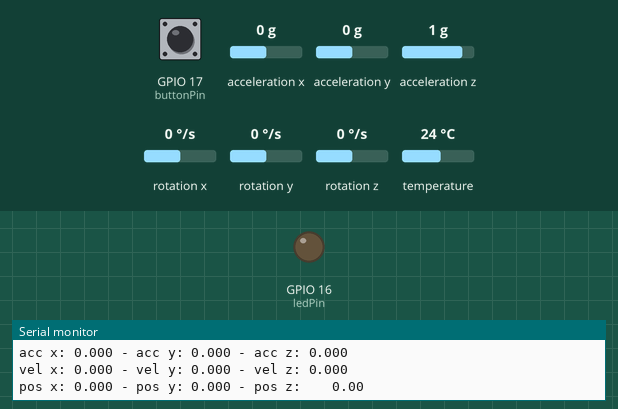
This sketch was run on a simulated ESP32. On the bench: output pins drawn as LEDs (lit = HIGH), the last lines printed to the serial monitor. The inputs (shaded band) are chosen by the test bench; at power-on: GPIO 17 (buttonPin) LOW, acceleration x 0 g, acceleration y 0 g, acceleration z 1 g, rotation x 0 °/s, rotation y 0 °/s, rotation z 0 °/s, temperature 24 °C. Nothing arrives over Bluetooth unless stated.

Above: at 1.2 s.
1.3 s: GPIO 17 (buttonPin) pulled HIGH for 1 s
At 4.1 s:
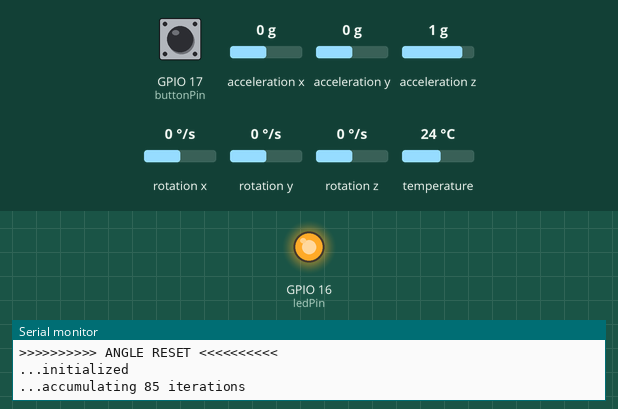
5.3 s: acceleration x set to -0.5 g
7.1 s: acceleration x set to -0.8 g
At 7.9 s:
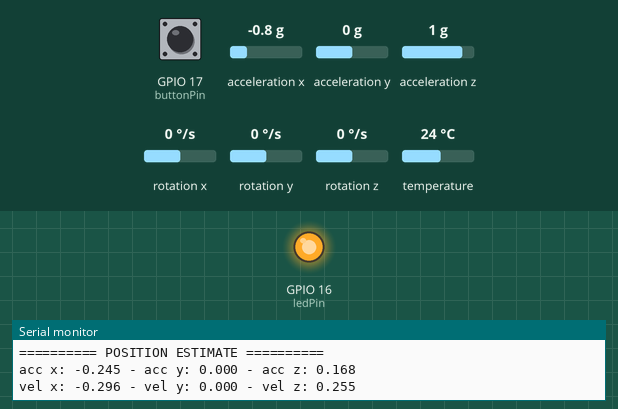
9.1 s: GPIO 17 (buttonPin) pulled HIGH for 0.15 s
At 11.7 s:
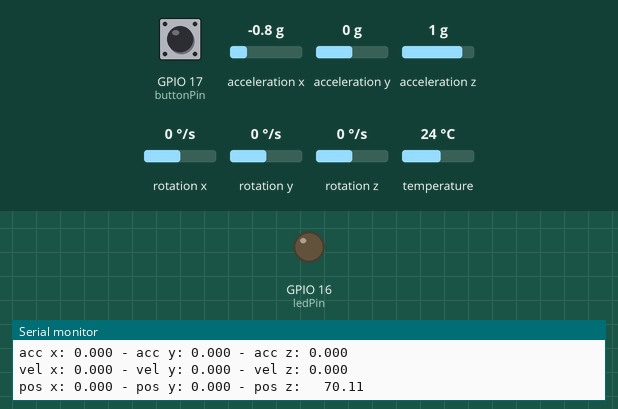
12.2 s: acceleration y set to -0.5 g
13.7 s: acceleration y set to -0.8 g
At 14.2 s:
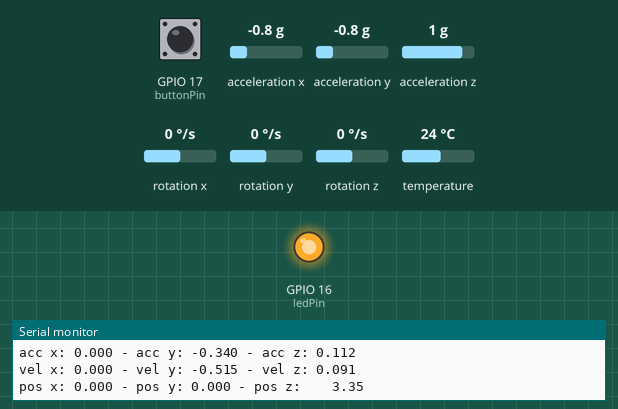
Timing chart, 0 to 16.3 s (numbered marks = the images above; inputs shaded):
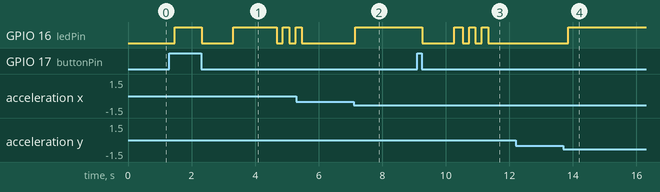

The sketch:

motionremote_arduino.ino
```cpp
//=== INCLUDE LIBRARIES ===
#include "I2Cdev.h"
#include "MPU6050.h"
#include "BluetoothSerial.h"

//=== CHECK FUNCTIONALITIES ====
#if !defined(CONFIG_BT_ENABLED) || !defined(CONFIG_BLUEDROID_ENABLED)
  #error Bluetooth is not enabled! Please run `make menuconfig` to and enable it
#endif

// Arduino Wire library is required if I2Cdev I2CDEV_ARDUINO_WIRE implementation
// is used in I2Cdev.h
#if I2CDEV_IMPLEMENTATION == I2CDEV_ARDUINO_WIRE
    #include "Wire.h"
#endif

//=== VARIABLES FOR BLUETOOTH COMMUNICATION ===
BluetoothSerial SerialBT;

char charbuff[41];
char charbuff_pitch[10], charbuff_roll[10], charbuff_yaw[10];
char charbuff_x[10], charbuff_y[10], charbuff_z[10];
byte bytebuff[41];


//=== VARIABLES FOR IMU CONTROLLING ===
MPU6050 accelgyro;

int16_t ax, ay, az; //Output-Signal Accelerometer in LSB
int16_t gx, gy, gz; //Output-Signal Gyroscope in LSB
float ax_rel, ay_rel, az_rel; //Output-Signal Accelerometer in g


float sens_a, sens_g; //Sensitivity in LSB/g bzw. LSB/deg bzw. LSB/°C
float temp, sens_temp, off_temp;

float value_a, value_g;


float pitch_a, roll_a, yaw_a = 0.0; //Drehung um y, x laut Accelerometer in deg
int ax_off, ay_off, az_off;
float pos_x, pos_y, pos_z;

int gx_off, gy_off, gz_off;
float pitchrate_g1, rollrate_g1, yawrate_g1; //Drehrate um x,y,z laut Gyroscope in deg/s
float pitchrate_g2, rollrate_g2, yawrate_g2;
float pitchrate_gtemp, rollrate_gtemp, yawrate_gtemp;
float pitch_g, roll_g, yaw_g; //Drehung um y, x, z laut Gyroscope in deg

float pitch_est, roll_est, yaw_est;


//=== VARIABLES FOR USER HANDLING ===

const int buttonPin = 17;
const int ledPin = 16;

int button, led;
int resettime;


//=== VARIABLES FOR CALCULATION ===
unsigned long t1, t2;
float delta_t;

int minidelay = 10;
int regulardelay = 50;

float rad2deg = 180 / 3.14159;

float mu = 0.1;
float w=0.8, w_roll, w_pitch, w_yaw;
float highpass_g = 0.5;

float acc_x, acc_y, acc_z;
float vel_x1, vel_y1, vel_z1;
float vel_x2, vel_y2, vel_z2;

float hist_x[3], hist_y[3], hist_z[3];
int zerocount_x, zerocount_y, zerocount_z;

float floatbuff1, floatbuff2, floatbuff3;

void setup() {
    //begin communication
    Serial.begin(38400);
    SerialBT.begin("VRController"); //Bluetooth device name
    Wire.begin();

    // initialize device
    Serial.println("Initializing I2C devices...");
    accelgyro.initialize();

    // verify connection
    Serial.println("Testing device connections...");
    Serial.println(accelgyro.testConnection() ? "MPU6050 connection successful" : "MPU6050 connection failed");

    // get accelerometer range
    accelgyro.setFullScaleAccelRange(1);
    Serial.print("accel range: ");
    Serial.println(accelgyro.getFullScaleAccelRange());
    switch(accelgyro.getFullScaleAccelRange()){
      case 0: sens_a = 16384.0; break;
      case 1: sens_a = 8192.0; break;
      case 2: sens_a = 4096.0; break;
      case 3: sens_a = 2048.0;
    }
    Serial.print("accel sensitivity: "); Serial.println(sens_a);

    //get gyoroscope range
    Serial.print("accel range: ");
    Serial.println(accelgyro.getFullScaleGyroRange());
    switch(accelgyro.getFullScaleGyroRange()){
      case 0: sens_g = 131.0; break;
      case 1: sens_g = 65.5; break;
      case 2: sens_g = 32.8; break;
      case 3: sens_g = 16.4;
    }
    Serial.print("gyro sensitivity: "); Serial.println(sens_g);

    //calibrate temperature sensor
    sens_temp = 340.0;
    off_temp = -521.0;

    //set pins for user handling
    pinMode(buttonPin,INPUT);
    pinMode(ledPin,OUTPUT);

}

void loop() {

    //initialize new loop iteration
    rollrate_g1 = rollrate_g2;
    pitchrate_g1 = pitchrate_g2;
    yawrate_g1 = yawrate_g2;
    t1 = t2;

    hist_x[0] = hist_x[1];
    hist_x[1] = hist_x[2];
    hist_x[2] = acc_x;

    hist_y[0] = hist_y[1];
    hist_y[1] = hist_y[2];
    hist_y[2] = acc_y;

    hist_z[0] = hist_z[1];
    hist_z[1] = hist_z[2];
    hist_z[2] = acc_z;

    //read user input
    button = digitalRead(buttonPin);
    if (button == 1){
      mpureset();
      }

    // read raw measurements
    accelgyro.getMotion6(&ax, &ay, &az, &gx, &gy, &gz);
    temp = (accelgyro.getTemperature() - off_temp)/sens_temp + 35.0;
    t2 = millis();

    //Calculate time step
    delta_t = (t2 - t1)/1000.0;

    //Calculate acceleration components in g
    ax_rel = (ax-ax_off)/sens_a;
    ay_rel = (ay-ay_off)/sens_a;
    az_rel = (az-az_off)/sens_a;

    //Calculate rotation rate components in deg/s
    rollrate_gtemp = (gx-gx_off)/sens_g;
    pitchrate_gtemp = (gy-gy_off)/sens_g;
    yawrate_gtemp = (gz-gz_off)/sens_g;

    rollrate_gtemp = highpass(rollrate_gtemp,highpass_g,0.0);
    pitchrate_gtemp = highpass(pitchrate_gtemp,highpass_g,0.0);
    yawrate_gtemp = highpass(yawrate_gtemp,highpass_g,0.0);

    rollrate_g2 = 1*rollrate_gtemp + sin(roll_est/rad2deg)*tan(pitch_est/rad2deg)*pitchrate_gtemp+cos(roll_est/rad2deg)*tan(pitch_est/rad2deg)*yawrate_gtemp;
    pitchrate_g2 = cos(roll_est/rad2deg)*pitchrate_gtemp-sin(roll_est/rad2deg)*yawrate_gtemp;
    yawrate_g2 = sin(roll_est/rad2deg)/cos(pitch_est/rad2deg)*pitchrate_gtemp+cos(roll_est/rad2deg)/cos(pitch_est/rad2deg)*yawrate_gtemp;

    rollrate_g2 = highpass(rollrate_g2,highpass_g,0.0);
    pitchrate_g2 = highpass(pitchrate_g2,highpass_g,0.0);
    yawrate_g2 = highpass(yawrate_g2,highpass_g,0.0);

    //Calculate acceleration vector value
    value_a = sqrt(ax_rel*ax_rel+ay_rel*ay_rel+az_rel*az_rel);
    if (value_a > 1.2 || value_a < 0.8){
      digitalWrite(ledPin,1);
    }
    else{
      digitalWrite(ledPin,0);
    }

    //Calculate pitch, roll and yaw angles from measurements
    floatbuff1=az_rel; floatbuff2=az_rel;
    roll_a = atan2(ay_rel,(az_rel/abs(floatbuff1))*(sqrt(ax_rel*ax_rel+az_rel*az_rel)))*rad2deg;
    pitch_a = atan2(-ax_rel,az_rel/abs(floatbuff2)*sqrt(az_rel*az_rel+mu*ay_rel*ay_rel))*rad2deg;

    if (t1 == 0){
      pitch_est = pitch_a;
      roll_est = roll_a;
      yaw_est = 0.0;
    }
    else{
      pitch_g = pitch_est + 0.5*(pitchrate_g1+pitchrate_g2)*delta_t;
      pitch_g = normalize(pitch_g,180.0,-180.0);

      roll_g = roll_est + 0.5*(rollrate_g1+rollrate_g2)*delta_t;
      roll_g = normalize(roll_g,180.0,-180.0);

      yaw_g = yaw_est + 0.5*(yawrate_g1+yawrate_g2)*delta_t;
      //Serial.println(yaw_g,2);
      yaw_g = normalize(yaw_g,180.0,-180.0);

      floatbuff1 = roll_a; floatbuff2 = roll_g;
      roll_a = lowpass(roll_a,175.0,roll_g/abs(floatbuff2)*180.0);
      if(roll_a*roll_g<0 && abs(floatbuff1)+abs(floatbuff2)>180.0){
        w_roll = 1.0;
      }
      else{
        w_roll = w;
      }

      floatbuff1 = pitch_a; floatbuff2 = pitch_g;
      pitch_a = lowpass(pitch_a,175.0,pitch_g/abs(floatbuff2)*180.0);
      if(pitch_a*pitch_g<0 && abs(floatbuff1)+abs(floatbuff2)>200.0){
        w_pitch = 1.0;
      }
      else{
        w_pitch = w;
      }

      if(yawrate_g2<3.0){
        w_yaw = 0.999;
      }
      else{
        w_yaw=1.0;
      }

      pitch_est = (1.0-w_pitch)*pitch_a+w_pitch*pitch_g;
      roll_est = (1.0-w_roll)*roll_a+w_roll*roll_g;
      yaw_est = (1.0-w_yaw)*yaw_a+w_yaw*yaw_g;

    }

    //calculate acceleration without gravity
    acc_x = ax_rel-(-sin(pitch_est/rad2deg)*cos(roll_est/rad2deg));
    acc_y = ay_rel-(sin(roll_est/rad2deg));
    acc_z = az_rel-(cos(pitch_est/rad2deg)*cos(roll_est/rad2deg));

    acc_x = highpass(acc_x,0.01,0.0);
    acc_y = highpass(acc_y,0.002,0.0);
    acc_z = highpass(acc_z,0.01,0.0);

    acc_x = lowpass(acc_x,4.0,0.0);
    acc_y = lowpass(acc_y,4.0,0.0);
    acc_z = lowpass(acc_z,4.0,0.0);

    //integrate current velocity and position
    if(t1==0){
        vel_x2 = 0;
        vel_y2 = 0;
        vel_z2 = 0;

        vel_x1 = 0;
        vel_y1 = 0;
        vel_z1 = 0;

        pos_x = 0;
        pos_y = 0;
        pos_z = 0;

        hist_x[0] = 0;
        hist_x[1] = 0;
        hist_x[2] = 0;

        hist_y[0] = 0;
        hist_y[1] = 0;
        hist_y[2] = 0;

        hist_z[0] = 0;
        hist_z[1] = 0;
        hist_z[2] = 0;
      }
      else{
        if(acc_x == 0){
          vel_x2 = 0.5*vel_x1;
        }
        else{
          vel_x2 = vel_x1 + acc_x*delta_t;
        }

        if(acc_y == 0){
          vel_y2 = 0.5*vel_y1;
        }
        else{
          vel_y2 = vel_y1 + acc_y*delta_t;
        }

        zerocount_x = 0;
        for (int i=0; i<3; i++){
          if (hist_x[i] == 0){
            zerocount_x++;
          }
        }
        if(acc_x==0 && zerocount_x>=1){
          vel_x2 = 0.0;
        }
        else{
          vel_x2 = vel_x1 + acc_x*delta_t;
          vel_x2 = highpass(vel_x2,0.005,0.0);
          pos_x += 0.5*(vel_x2+vel_x1)*delta_t;
        }

        zerocount_y = 0;
        for (int i=0; i<3; i++){
          if (hist_y[i] == 0){
            zerocount_y++;
          }
        }
        if(acc_y==0 && zerocount_y>=1){
          vel_y2 = 0.0;
        }
        else{
          vel_y2 = vel_y1 + acc_y*delta_t;
          vel_y2 = highpass(vel_y2,0.005,0.0);
          pos_y += 0.5*(vel_y2+vel_y1)*delta_t;
        }

        zerocount_z = 0;
        for (int i=0; i<3; i++){
          if (hist_z[i] == 0){
            zerocount_z++;
          }
        }
        if(acc_z==0 && zerocount_z>=1){
          vel_z2 = 0.0;
        }
        else{
          vel_z2 = vel_z1 + acc_z*delta_t;
          vel_z2 = highpass(vel_z2,0.005,0.0);
          pos_z += 0.5*(vel_z2+vel_z1)*delta_t;
        }

        if(vel_x2 == 0){
          pos_x = 0.995*pos_x;
        }

        if(vel_y2 == 0){
          pos_y = 0.995*pos_y;
        }
        if(vel_z2 == 0){
          pos_z = 0.995*pos_z;
        }

        vel_x1 = vel_x2;
        vel_y1 = vel_y2;
        vel_z1 = vel_z2;
      }
      pos_x = 0.0;
      pos_y = 0.0;


    //Send Values
    writeSerial();
    writeBluetooth();
    delay(regulardelay);

}

float highpass(float var, float thresh, float set){
  floatbuff3 = abs(var);
  if(abs(floatbuff3) < thresh){
    return set;
  }
  else{
    return var;
  }
}

float lowpass(float var, float thresh, float set){
  floatbuff3 = abs(var);
  if(abs(floatbuff3) > thresh){
    return set;
  }
  else{
    return var;
  }
}

float normalize (float var, float upper, float lower){
  while (var>upper || var<lower){
    if (var>upper){
      var -= upper-lower;
    }
    else if(var<lower){
      var += upper-lower;
    }
  }


  return var;
}

void writeBluetooth(){
      dtostrf(pitch_est,7,2,charbuff_pitch);
      dtostrf(roll_est,7,2,charbuff_roll);
      dtostrf(yaw_est,7,2,charbuff_yaw);

      dtostrf(pos_x,7,2,charbuff_x);
      dtostrf(pos_y,7,2,charbuff_y);
      dtostrf(pos_z*100.0,7,2,charbuff_z);

      for(int i=0; i<41; i++){
      if(i<7){
        charbuff[i]=charbuff_pitch[i];
        //charbuff[i]='1';
      }
      else if(i>=7 && i<13){
        charbuff[i] = charbuff_roll[i-7];
        //charbuff[i]='2';
      }
      else if(i>=13 && i <20){
        charbuff[i]=charbuff_yaw[i-13];
        //charbuff[i]='3';
      }
      else if(i>=20 && i < 27){
        charbuff[i]=charbuff_x[i-20];
        //charbuff[i]='4';
      }
      else if(i>=27 && i < 34){
        charbuff[i]=charbuff_y[i-27];
        //charbuff[i]='5';
      }
      else if(i>=34){
        charbuff[i]=charbuff_z[i-34];
      }

        bytebuff[i] = (byte)charbuff[i];

      }

      SerialBT.write(bytebuff,41);

}

void writeSerial(){

    Serial.println("========== ACCELEROMETER ==========");
    Serial.print("X: "); Serial.print(ax_rel,2); Serial.print(" - Y: "); Serial.print(ay_rel,2); Serial.print(" - Z: "); Serial.println(az_rel,2);
    Serial.print("X: "); Serial.print(ax); Serial.print(" - Y: "); Serial.print(ay); Serial.print(" - Z: "); Serial.println(az);
    Serial.print("pitch: "); Serial.print(pitch_a,2); Serial.print(" - roll: "); Serial.print(roll_a,2); Serial.print(" - value: "); Serial.println(value_a,2);

    Serial.println("========== GYROSCOPE ==========");
    Serial.print("X: "); Serial.print(gx); Serial.print(" - Y: "); Serial.print(gy); Serial.print(" - Z: "); Serial.println(gz);
    Serial.print("pitchrate: "); Serial.print(pitchrate_g2,2); Serial.print(" - roll: "); Serial.print(rollrate_g2,2); Serial.print(" - yawrate: "); Serial.println(yawrate_g2,2);
    Serial.print("pitch: "); Serial.print(pitch_g,2); Serial.print(" - roll: "); Serial.print(roll_g,2); Serial.print(" - yaw: "); Serial.println(yaw_g,2);

    Serial.println("========== ANGLE ESTIMATE ==========");
    Serial.print("delta_t: "); Serial.print(delta_t,3); Serial.print(" - t1: "); Serial.print(t1); Serial.print(" - t2: "); Serial.println(t2);
    Serial.print("pitch: "); Serial.print(pitch_est,2); Serial.print(" - roll: "); Serial.print(roll_est,2); Serial.print(" - yaw: "); Serial.println(yaw_est,2);
    Serial.print("temperature raw: "); Serial.print(accelgyro.getTemperature()); Serial.print(" - temperature in °C: "); Serial.println(temp,2);

    Serial.println("========== POSITION ESTIMATE ==========");
    Serial.print("acc x: "); Serial.print(acc_x,3); Serial.print(" - acc y: "); Serial.print(acc_y,3); Serial.print(" - acc z: "); Serial.println(acc_z,3);
    Serial.print("vel x: "); Serial.print(vel_x2,3); Serial.print(" - vel y: "); Serial.print(vel_y2,3); Serial.print(" - vel z: "); Serial.println(vel_z2,3);
    Serial.print("pos x: "); Serial.print(pos_x,3); Serial.print(" - pos y: "); Serial.print(pos_y,3); Serial.print(" - pos z: "); Serial.println(charbuff_z);

    Serial.println("==============================");
    Serial.println(" ");

}

void mpureset(){
      resettime = 0;
      ax_off = 0;
      ay_off = 0;
      az_off = 0;
      gx_off = 0;
      gy_off = 0;
      gz_off = 0;

      Serial.println(">>>>>>>>>> ANGLE RESET <<<<<<<<<<");
      Serial.println("...initialized");
      digitalWrite(ledPin,1);
      while(button==1){
          button = digitalRead(buttonPin);
          resettime +=1;
          delay(minidelay);
      }
      digitalWrite(ledPin,0);
      Serial.print("...accumulating "); Serial.print(resettime); Serial.println(" iterations");
      t1 = 0;
      delay(1000);
      digitalWrite(ledPin,1);

      for(int i=0;i<resettime;i++){
        accelgyro.getMotion6(&ax, &ay, &az, &gx, &gy, &gz);

        ax_off += ax;
        ay_off += ay;
        az_off += az;
        gx_off += gx;
        gy_off += gy;
        gz_off += gz;

        delay(minidelay);
      }
      Serial.println("...done");
      delay(200);
      digitalWrite(ledPin,0);
      delay(200);
      digitalWrite(ledPin,1);
      delay(200);
      digitalWrite(ledPin,0);
      delay(200);
      digitalWrite(ledPin,1);
      delay(200);
      digitalWrite(ledPin,0);
      delay(200);

      ax_off = ax_off/resettime;
      ay_off = ay_off/resettime;
      az_off = az_off/resettime - sens_a;
      gx_off = gx_off/resettime;
      gy_off = gy_off/resettime;
      gz_off = gz_off/resettime;
      Serial.print("ax_off: "); Serial.print(ax_off); Serial.print(" - ay_off: "); Serial.print(ay_off); Serial.print(" - az_off: "); Serial.println(az_off);
      Serial.print("gx_off: "); Serial.print(gx_off); Serial.print(" - gy_off: "); Serial.print(gy_off); Serial.print(" - gz_off: "); Serial.println(gz_off);

      Serial.println(">>>>>>>>>> ANGLE RESET <<<<<<<<<<");
}
```

Measured:
- the behaviour switches between -0.6 and -0.7 g on acceleration y (found by bisection; images 3 and 4)
- after the input at 1.3 s, GPIO 16 (ledPin): goes HIGH 0.85 s, LOW 1.0 s, HIGH 1.4 s, LOW 0.20 s, HIGH 0.20 s, LOW 0.20 s, then HIGH, starting after 0.17 s
- after the input at 7.1 s, GPIO 16 (ledPin): LOW → HIGH after 0.05 s
- after the input at 9.1 s, GPIO 16 (ledPin): goes LOW 1.0 s, HIGH 0.27 s, LOW 0.20 s, HIGH 0.20 s, LOW 0.20 s, HIGH 0.20 s, then LOW, starting after 0.16 s
- after the input at 13.7 s, GPIO 16 (ledPin): LOW → HIGH after 0.15 s
